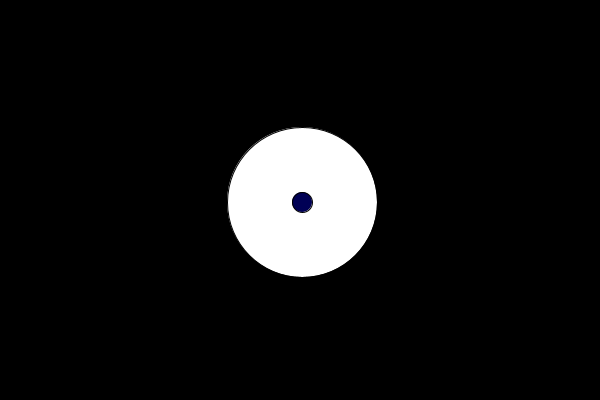
Frame 1 (no input)
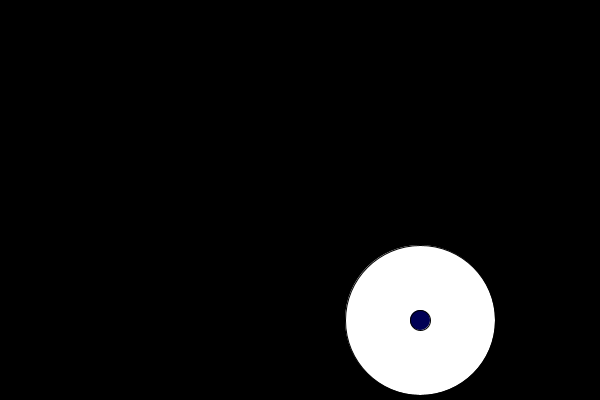
Frame 60 (the mouse pressed at the canvas centre just before this capture)
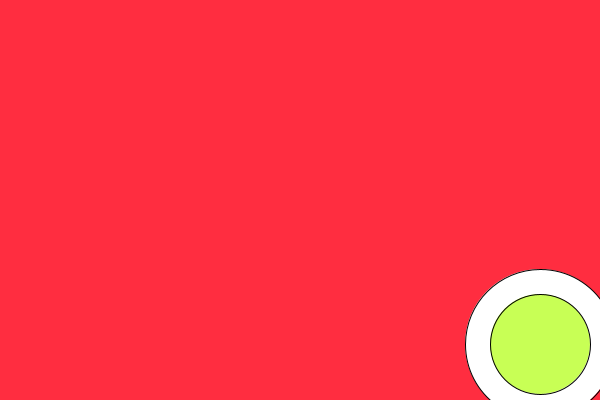
Frame 120 (the mouse held since frame 60 and released just before this capture)

The Processing sketch that drew these frames (run headless with seeded random() and noise(); from frame 60 on, the mouse is pressed at the canvas centre):

// Processing sketch: processing_96981
// ── processing_96981.pde


int posX, posY, velX, velY;
int sz = 20;
boolean dibuixaCercle = true;
boolean dibuixaFons = true;


void setup(){
  size(600,400);
  posX = width/2;
  posY = height/2;
  velX = 2;
  velY = 2;
}

void draw(){
  background(0);
  
  if(dibuixaFons){
     background(0);
    }else{
     background(255,45,64);
    } 
    
  
  
  
  
  //actualitzem posicions
  posX = posX+velX;
  posY = posY+velY;
  
  //dibuixem
  fill(255);
  if(posX>width/2){
    
  ellipse(posX,posY,150,150);
  } else {
   ellipse(posX,posY,250,250);
  } 

    if(dibuixaCercle){
  fill(mouseY,mouseX,85);
  ellipse(posX,posY,sz,sz);
    } else {
        fill(mouseY,mouseX,85);
  ellipse(posX,posY,100,100);
    }
    
    
   

  //comprovem la posiciÃ³ X
  if((posX - (sz/2)<0)||(posX + (sz/2)>width)){
    velX = -velX;
  } 
    //comprovem la posiciÃ³ Y
  if((posY - (sz/2)<0)||(posY + (sz/2)>height)){
    velY = -velY;
  } 
}

void mousePressed()  {
//    posX = width/2;
//  posY = height/2;
//  velX = 2;
//  velY = 2;


  
  dibuixaCercle = !dibuixaCercle;
dibuixaFons = !dibuixaFons;
}
